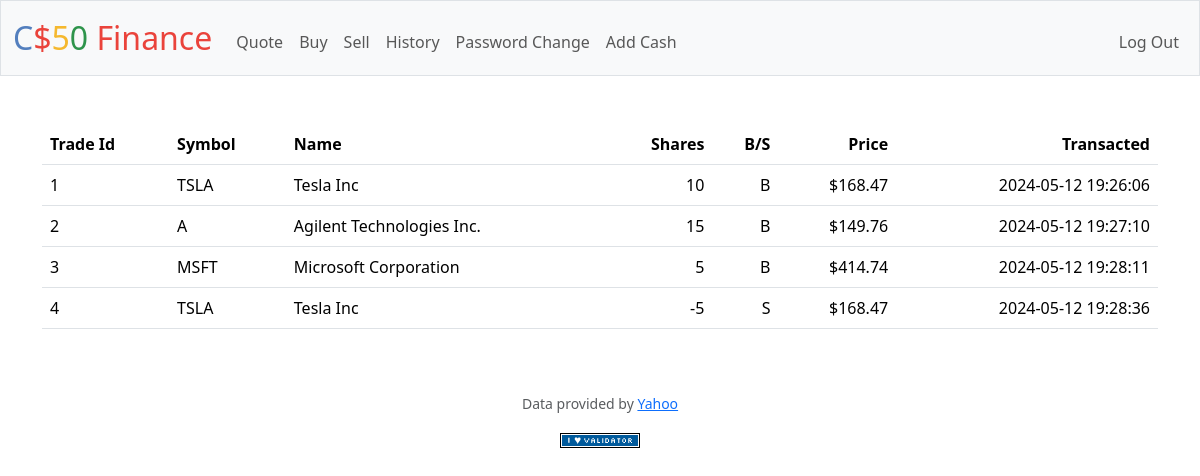
The app's page /history (signed in) with its own data.
### tables this page shows
CREATE TABLE 'trades' ('TRANSACTION_ID' INTEGER, 'timestamp' DATETIME DEFAULT CURRENT_TIMESTAMP, 'username' TEXT, 'symbol' TEXT, 'name' TEXT, 'shares' INTEGER, 'price' NUMERIC, type TEXT, PRIMARY KEY ("TRANSACTION_ID") );

### app.py (the view)
@app.route("/history")
@login_required
def history():
    trades = db.execute("SELECT * FROM trades WHERE username = ?", session["user_id"])
    return render_template("history.html", trades=trades)

### app.py (called while the page is built)
@app.after_request
def after_request(response):
    response.headers["Cache-Control"] = "no-cache, no-store, must-revalidate"
    response.headers["Expires"] = 0
    response.headers["Pragma"] = "no-cache"
    return response

### helpers.py (called while the page is built)
def login_required(f):
    @wraps(f)
    def decorated_function(*args, **kwargs):
        if session.get("user_id") is None:
            return redirect("/login")
        return f(*args, **kwargs)
    return decorated_function

def usd(value):
    return f"${value:,.2f}"

### templates/history.html (shortened to what this page needs)
{% extends "layout.html" %}
{% block main %}
    <table class="table tablestriped">
        <thead>
            <tr>
                <th class="text-start">Trade Id</th>
                <th class="text-start">Symbol</th>
                <th class="text-start">Name</th>
                <th class="text-end">Shares</th>
                <th class="text-end">B/S</th>
                <th class="text-end">Price</th>
                <th class="text-end">Transacted</th>
            </tr>
        </thead>
        <tbody>
            {% for trade in trades %}
                <tr>
                    <td class="text-start">{{ trade["TRANSACTION_ID"] }}</td>
                    <td class="text-start">{{ trade["symbol"] }}</td>
                    <td class="text-start">{{ trade["name"]}}</td>
                    <td class="text-end">{{ trade["shares"]}}</td>
                    <td class="text-end">{{ trade["type"]}}</td>
                    <td class="text-end">{{ trade["price"] | usd}}</td>
                    <td class="text-end">{{ trade["timestamp"] }}</td>
                </tr>
            {% endfor %}
    </table>
{% endblock %}

### templates/layout.html (shortened to what this page needs)
<!DOCTYPE html>
<html lang="en">
    <head>
        <link href="https://cdn.jsdelivr.net/npm/bootstrap@5.3.3/dist/css/bootstrap.min.css" rel="stylesheet">
        <link href="/static/styles.css" rel="stylesheet">
    </head>
    <body>
        <nav class="bg-light border navbar navbar-expand-md navbar-light">
            <div class="container-fluid">
                <a class="navbar-brand" href="/"><span class="blue">C</span><span class="red">$</span><span class="yellow">5</span><span class="green">0</span> <span class="red">Finance</span></a>
                <div class="collapse navbar-collapse" id="navbar">
                    {% if session["user_id"] %}
                        <ul class="navbar-nav me-auto mt-2">
                            <li class="nav-item"><a class="nav-link" href="/quote">Quote</a></li>
                            <li class="nav-item"><a class="nav-link" href="/buy">Buy</a></li>
                            <li class="nav-item"><a class="nav-link" href="/sell">Sell</a></li>
                            <li class="nav-item"><a class="nav-link" href="/history">History</a></li>
                            <li class="nav-item"><a class="nav-link" href="/pwdchange">Password Change</a></li>
                            <li class="nav-item"><a class="nav-link" href="/addcash">Add Cash</a></li>
                        </ul>
                        <ul class="navbar-nav ms-auto mt-2">
                            <li class="nav-item"><a class="nav-link" href="/logout">Log Out</a></li>
                        </ul>
                    {% else %}
                        <ul class="navbar-nav ms-auto mt-2">
                            <li class="nav-item"><a class="nav-link" href="/register">Register</a></li>
                            <li class="nav-item"><a class="nav-link" href="/login">Log In</a></li>
                        </ul>
                    {% endif %}
                </div>
            </div>
        </nav>
        <main class="container py-5 text-center">
            {% block main %}{% endblock %}
        </main>
        <footer class="mb-5">
            <p class="mb-3 small text-center text-muted">
                Data provided by <a href="https://finance.yahoo.com/">Yahoo</a>
            </p>
            <form action="https://validator.w3.org/check" class="text-center" enctype="multipart/form-data" method="post" target="_blank">
                <input alt="Validate" src="/static/I_heart_validator.png" type="image">
            </form>
        </footer>
    </body>
</html>

### static/styles.css (style rules this page uses)
nav .navbar-brand { font-size: xx-large; }
nav .navbar-brand .blue { color: #537fbe; }
nav .navbar-brand .red { color: #ea433b; }
nav .navbar-brand .yellow { color: #f5b82e; }
nav .navbar-brand .green { color: #2e944b; }

### records on screen
trades: TRANSACTION_ID "1", symbol "TSLA", name "Tesla Inc", shares "10", type "B", price "$168.47", timestamp "2024-05-12 19:26:06"
trades: TRANSACTION_ID "2", symbol "A", name "Agilent Technologies Inc.", shares "15", type "B", price "$149.76", timestamp "2024-05-12 19:27:10"
trades: TRANSACTION_ID "3", symbol "MSFT", name "Microsoft Corporation", shares "5", type "B", price "$414.74", timestamp "2024-05-12 19:28:11"
trades: TRANSACTION_ID "4", symbol "TSLA", name "Tesla Inc", shares "-5", type "S", price "$168.47", timestamp "2024-05-12 19:28:36"
